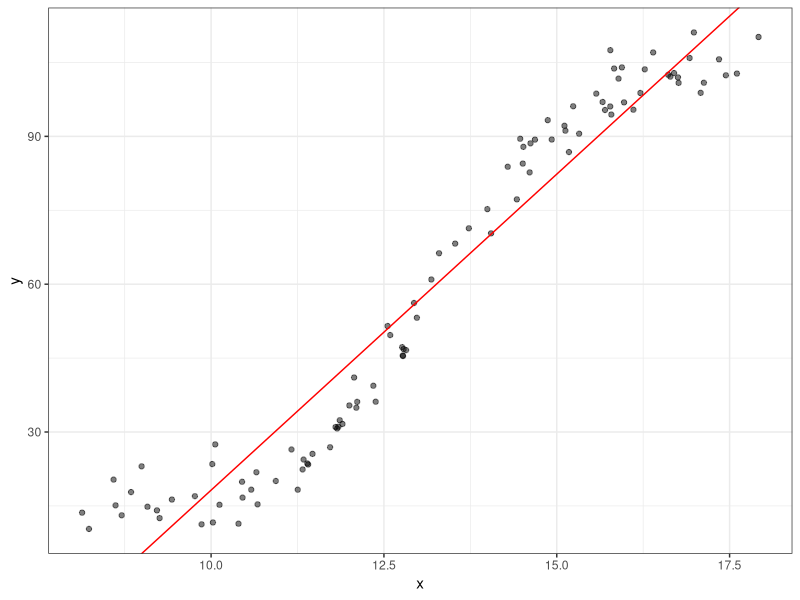

The R script that drew this image:
library(ggplot2) # biblioteca para construcao de graficos

# funcao que gera dados para simulacao ------------------------------------

f <- function(x){
  return (45 * tanh(x/1.9 - 7) + 60)
}

gera_salarios <- function(anos_estudo, media_erro = 0, desvio_erro = 4){
  return (f(anos_estudo) + rnorm(n = length(anos_estudo),
                                 mean = media_erro, sd = desvio_erro))
}

gera_salarios(1)
gera_salarios(1)
gera_salarios(5:10)

# -------------------------------------------------------------------------
# Modelo linear -----------------------------------------------------------
set.seed(1) # semente aleatoria

n_obs <- 100 # numero de observacoes que serao geradas
anos_estudo <- runif(n = n_obs,
                     min = 8, max = 18) # valores para anos de estudo
salario <- gera_salarios(anos_estudo) # valores para salario

# cria o dataframe com todos os dados
dados <- data.frame(x = anos_estudo, y = salario)

fit1 <- lm(y ~ x, dados) # ajuste do modelo

summary(fit1) # sumario das estimativas do modelo

# grafico com resultados
ggplot(data = dados, aes(x, y)) +
  geom_point(alpha = 0.5) + # dados usados pelo modelo
  geom_abline(intercept = fit1$coefficients[1],
              slope = fit1$coefficients[2],
              color = "red") +
  theme_bw()

# erro dentro da amostra
y_hat <- predict(fit1, dados)
(erro_dentro <- mean((y_hat - dados$y)^2))

# -------------------------------------------------------------------------
# Modelo linear - treino e validação --------------------------------------
set.seed(123)

# seleciona aleatoriamente 80% dos dados para construir o
# conjunto de treinamento
ids_treino <- sample(1:nrow(dados),
                     size = 0.80 * nrow(dados),
                     replace = FALSE)

treino <- dados[ids_treino, ] # dados de treino
teste <- dados[-ids_treino, ] # dados de teste

fit2 <- lm(y ~ x, treino) # ajuste do modelo linear

summary(fit2) # sumario das estimativas do modelo

# erro dentro da amostra
(erro_dentro2 <- mean((predict(fit2, treino) - treino$y)^2))
# erro fora dentro da amostra
(erro_fora2 <- mean((predict(fit2, teste) - teste$y)^2))

# -------------------------------------------------------------------------
# Modelo linear - validacao cruzada ---------------------------------------
set.seed(1)

k <- 5 # numero de lotes na valicadao cruzada

# definicao dos lotes
lote <- sample(1:k, size = nrow(dados), replace = TRUE)

table(lote) # numero de observacoes em cada lote

erro_tmp <- numeric(k) # vetor que vai guardar estimativa dos
# erros em cada lote

# inicio da validacao cruzada
for(i in 1:k){
  treino <- dados[lote != i,] # dados de treino
  teste <- dados[lote == i,] # dados de teste

  fit_vc <- lm(y ~ x, treino) # estimacao do modelo

  # erro fora da amostra para o lote i
  erro_tmp[i] <- mean((predict(fit_vc, teste) - teste$y)^2)
}
# fim da validacao cruzada

# erro fora da amostra estimado pela validacao cruazada
(erro_vc <- mean(erro_tmp))


# Comparativo -------------------------------------------------------------
# comparativo do erro estimado em diferentes cenarios
data.frame(erro = c("Dentro da amostra",
                    "Separação treino e validação",
                    "Validação cruzada"),
           valor = c(erro_dentro, erro_fora2, erro_vc))


# EXTRA: estudo sobre a ---------------------------------------------------
# decomposicao do erro em vies e variancia --------------------------------
set.seed(1234) # define semente aleatoria

N <- 1000 # numero de repeticoes que vamos fazer

y_pred <- numeric(N)

n_obs <- 30 # numero de observacoes em cada conjunto gerado

for (i in 1:N) {
  anos_estudo <- runif(n = n_obs, min = 8, max = 18) # gera valores para anos de estudo
  salario <- gera_salarios(anos_estudo) # gera valores para salario
  dados <- data.frame(x = anos_estudo, y = salario) # armazena os dados em um dataframe

  fit <- lm(y ~ x, dados)

  y_pred[i] <- predict(fit, newdata = data.frame(x=11)) #avaliar predicao no ponto x=11
}

var(y_pred) # variancia
(mean(y_pred) - f(11))^2 # vies2
var(y_pred) + (mean(y_pred) - f(11))^2 # soma de variancia e vies2
mean((y_pred - f(11))^2) # erro de predicao
